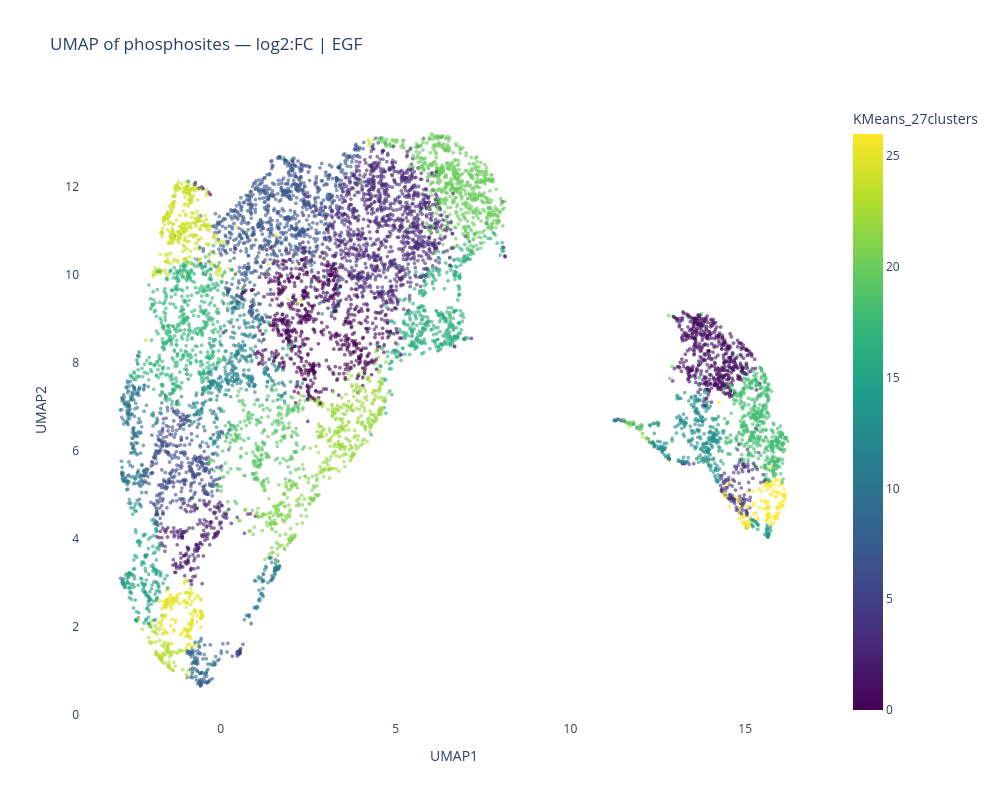

Notebook code cell kept with this figure:
### Code cell
fig, ax = plot_sites_umap_interactive(df_clustered,
                                    cell_lines=["WT"], #"WT", "BRAFS151A", "GAB1Y259A"],
                                    conditions=["_EGF_"], # "_INS_","_EGFnINS_"],
                                    data_type="log2:FC",
                                    exclude_full=True,
                                    color_col=CLUSTER_COL, # None  "protein_name"
                                    hover_cols=None,
                                    n_neighbors=15,
                                    min_dist=0.1,
                                    random_state=42,
                                    figsize=(1000, 800),
                                    title=None,
)


fig.show()

### Figure 1 — Plotly figure (JSON) as saved in the notebook; plotly's stock layout.template omitted (floating-point values rounded to 4 significant figures; data arrays with more than 128 entries replaced by an {"elided": "..."} marker saying what was removed)
{"data": [{"customdata": {"elided": "8723x4 mixed values"}, "hovertemplate": "<b>%{hovertext}</b><br><br>UMAP1=%{x:.3f}<br>UMAP2=%{y:.3f}<br>site=%{customdata[0]}<br>protein_name=%{customdata[1]}<br>protein_Id=%{customdata[2]}<br>KMeans_27clusters=%{marker.color}<extra></extra>", "hovertext": {"elided": "8723 str values"}, "legendgroup": "", "marker": {"color": {"elided": "8723 int values"}, "coloraxis": "coloraxis", "symbol": "circle", "opacity": 0.6, "size": 4}, "mode": "markers", "name": "", "showlegend": false, "x": {"elided": "8723 float values"}, "xaxis": "x", "y": {"elided": "8723 float values"}, "yaxis": "y", "type": "scattergl"}], "layout": {"xaxis": {"anchor": "y", "domain": [0, 1], "title": {"text": "UMAP1"}}, "yaxis": {"anchor": "x", "domain": [0, 1], "title": {"text": "UMAP2"}}, "coloraxis": {"colorbar": {"title": {"text": "KMeans_27clusters"}}, "colorscale": [[0, "#440154"], [0.1111, "#482878"], [0.2222, "#3e4989"], [0.3333, "#31688e"], [0.4444, "#26828e"], [0.5556, "#1f9e89"], [0.6667, "#35b779"], [0.7778, "#6ece58"], [0.8889, "#b5de2b"], [1, "#fde725"]], "autocolorscale": false}, "legend": {"tracegroupgap": 0}, "title": {"text": "UMAP of phosphosites — log2:FC | EGF"}, "height": 800, "width": 1000, "plot_bgcolor": "white", "paper_bgcolor": "white"}}
